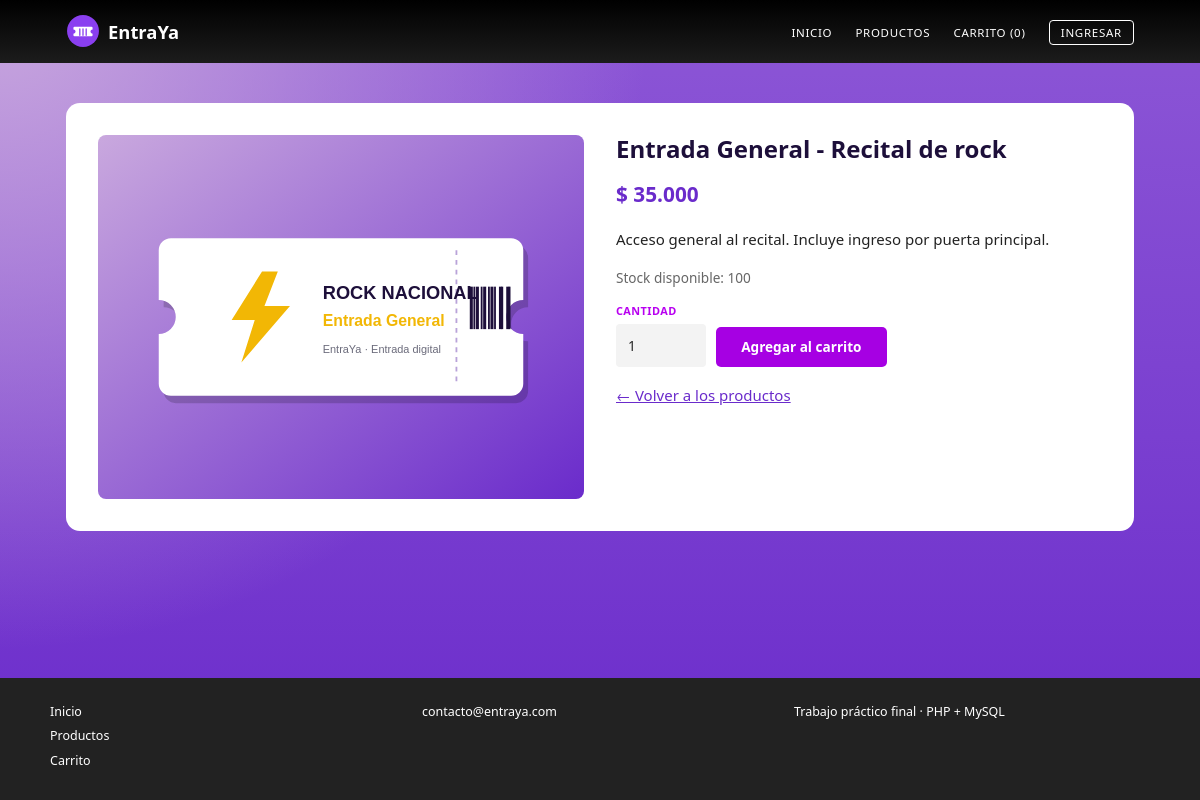
The page /producto.php?id=1 on the database its author committed.
### tables this page shows
CREATE TABLE IF NOT EXISTS productos (
  id              INT UNSIGNED NOT NULL AUTO_INCREMENT,
  nombre          VARCHAR(100) NOT NULL,
  descripcion     TEXT NOT NULL,
  precio          INT UNSIGNED NOT NULL,
  stock           INT UNSIGNED NOT NULL DEFAULT 0,
  imagen          VARCHAR(255) NULL DEFAULT NULL,      
  fecha_creacion  DATETIME NOT NULL DEFAULT CURRENT_TIMESTAMP,
  PRIMARY KEY (id)
);

### producto.php (the view, shortened to what this page needs)
<?php
require 'conexion.php';
require 'includes/funciones.php';
$id = filter_var($_GET['id'] ?? null, FILTER_VALIDATE_INT);
$p = false;
if ($id) {
    $s = $pdo->prepare('SELECT id, nombre, descripcion, precio, stock, imagen FROM productos WHERE id = ?');
    $s->execute([$id]);
    $p = $s->fetch();
}
require 'includes/header.php';
?>
<section class="tarjeta detalle">
    <div><?= img_producto($p['imagen'], $p['nombre'], 'img-detalle') ?></div>
    <div>
        <h1><?= e($p['nombre']) ?></h1>
        <p class="precio"><?= e(precio($p['precio'])) ?></p>
        <p><?= $p['descripcion'] !== '' ? nl2br(e($p['descripcion'])) : 'Sin descripción.' ?></p>
        <p class="nota">Stock disponible: <?= (int)$p['stock'] ?></p>
        <?php if ((int)$p['stock'] > 0): ?>
        <form method="post" action="carrito_accion.php" class="comprar">
            <label>Cantidad
                <input type="number" name="cantidad" min="1" max="<?= min(10, (int)$p['stock']) ?>" value="1" required>
            </label>
            <button class="boton" type="submit">Agregar al carrito</button>
        </form>
        <?php else: ?>
            <span class="etiqueta etiqueta-sinstock">Sin stock</span>
        <?php endif; ?>
        <p style="margin-top:1rem"><a href="productos.php">&larr; Volver a los productos</a></p>
    </div>
</section>
<?php require 'includes/footer.php'; ?>

### includes/funciones.php (shortened to what this page needs)
<?php
function e($texto): string {
    return htmlspecialchars((string)$texto, ENT_QUOTES, 'UTF-8');
}
function precio($n): string {
    return '$ ' . number_format((float)$n, 0, ',', '.');
}
function img_producto(?string $archivo, string $alt, string $clase = 'img-producto'): string {
    $archivo = $archivo ? basename($archivo) : '';
    if ($archivo !== '' && is_file(__DIR__ . '/../img/productos/' . $archivo)) {
        return '<img class="' . e($clase) . '" src="img/productos/' . e($archivo) . '" alt="' . e($alt) . '">';
    }
    return '<div class="' . e($clase) . ' sin-imagen">Sin imagen</div>';
}

### css/estilos.css (style rules this page uses)
:root { --negro:#0d0d0d; --gris-banda:#363636; --gris-pie:#222; --violeta:#6a2bcb; --lila:#c9a8de; --magenta:#a600e3; --cian:#5ad7f2; --tinta:#1d0f3a; --linea:#e6dff2; }
* { box-sizing:border-box }
html { overflow-x:hidden }
body { margin:0;font-family:"Segoe UI","Helvetica Neue",Arial,sans-serif;font-size:15px;line-height:1.6;color:#fff; background:radial-gradient(circle at 0% 0%,#c9a8de 0%,rgba(201,168,222,0) 45%),linear-gradient(180deg,#8d57d6 0%,#6a2bcb 100%) fixed; min-height:100vh;display:flex;flex-direction:column }
a { color:inherit }
h1 { font-size:2rem;line-height:1.15;margin:0 0 1rem }
.boton { display:inline-block;background:var(--magenta);color:#fff;border:0;padding:.55rem 1.6rem;border-radius:5px;font:inherit;font-size:.85rem;font-weight:700;text-decoration:none;cursor:pointer }
.tarjeta { background:#fff;color:#222;border-radius:14px;padding:2rem }
.tarjeta h1 { color:var(--tinta);font-size:1.5rem }
.tarjeta a { color:var(--violeta) }
.tarjeta .boton { color:#fff }
label { display:block;font-size:.68rem;font-weight:700;text-transform:uppercase;letter-spacing:.04em;color:#b800f0;margin-bottom:1rem }
input,select,textarea { display:block;width:100%;margin-top:.3rem;padding:.65rem .75rem;border:0;border-radius:4px;background:#f3f3f3;font:inherit;font-size:.85rem;color:#222;text-transform:none;letter-spacing:0;font-weight:400 }
.nota { color:#666;font-size:.85rem;margin-top:1rem }
.precio { font-size:1.3rem;font-weight:700;color:var(--violeta);margin:.6rem 0 }
.comprar { display:flex;gap:.6rem;align-items:flex-end;margin-top:.8rem }
.comprar label { margin:0;width:90px }
.comprar input { background:#f3f3f3 }
.img-detalle { display:block;width:100%;aspect-ratio:4/3;object-fit:cover;border-radius:8px }
.detalle { display:grid;grid-template-columns:1fr 1fr;gap:2rem;align-items:start }

### rows shown on the page
productos: imagen (picture), nombre "Entrada General - Recital de rock", precio "$ 35.000", descripcion "Acceso general al recital. Incluye ingreso por puerta principal.", stock "100"

### other values the page prints
SITIO "EntraYa"
$nCarrito "0"
